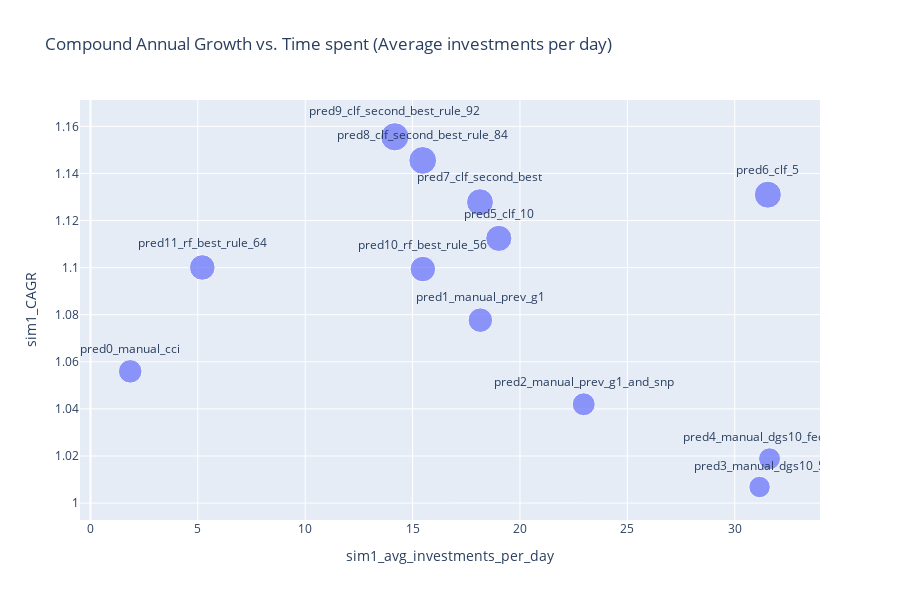

The code cell stored with this chart in its notebook:
### Code cell
# Create the scatter plot
fig = px.scatter(
    df_sim1_results.dropna(),
    x='sim1_avg_investments_per_day',
    y='sim1_CAGR',
    size='sim1_growth_capital_4y',  # Use the 'size' parameter for sim1_CAGR
    text='prediction',
    title='Compound Annual Growth vs. Time spent (Average investments per day)',
    labels={'sim1_capital': 'Initial Capital Requirement', 'growth_capital_4y': '4-Year Capital Growth'},
    height=600  # <- Increase height here

)

# Update the layout to improve readability of the annotations
fig.update_traces(textposition='top center')

# Show the plot
fig.show()

### Figure 1 — Plotly figure (JSON) as saved in the notebook; plotly's stock layout.template omitted (floating-point values rounded to 4 significant figures)
{"data": [{"hovertemplate": "sim1_avg_investments_per_day=%{x}<br>sim1_CAGR=%{y}<br>sim1_growth_capital_4y=%{marker.size}<br>prediction=%{text}<extra></extra>", "legendgroup": "", "marker": {"color": "#636efa", "size": [1.243, 1.349, 1.179, 1.028, 1.077, 1.531, 1.636, 1.618, 1.722, 1.783, 1.461, 1.465], "sizemode": "area", "sizeref": 0.004458, "symbol": "circle"}, "mode": "markers+text", "name": "", "orientation": "v", "showlegend": false, "text": ["pred0_manual_cci", "pred1_manual_prev_g1", "pred2_manual_prev_g1_and_snp", "pred3_manual_dgs10_5", "pred4_manual_dgs10_fedfunds", "pred5_clf_10", "pred6_clf_5", "pred7_clf_second_best", "pred8_clf_second_best_rule_84", "pred9_clf_second_best_rule_92", "pred10_rf_best_rule_56", "pred11_rf_best_rule_64"], "textposition": "top center", "type": "scatter", "x": [1.851, 18.15, 22.97, 31.16, 31.62, 19.01, 31.54, 18.14, 15.47, 14.17, 15.48, 5.207], "xaxis": "x", "y": [1.056, 1.078, 1.042, 1.007, 1.019, 1.112, 1.131, 1.128, 1.146, 1.156, 1.099, 1.1], "yaxis": "y"}], "layout": {"height": 600, "legend": {"itemsizing": "constant", "tracegroupgap": 0}, "title": {"text": "Compound Annual Growth vs. Time spent (Average investments per day)"}, "xaxis": {"anchor": "y", "domain": [0, 1], "title": {"text": "sim1_avg_investments_per_day"}}, "yaxis": {"anchor": "x", "domain": [0, 1], "title": {"text": "sim1_CAGR"}}}}
